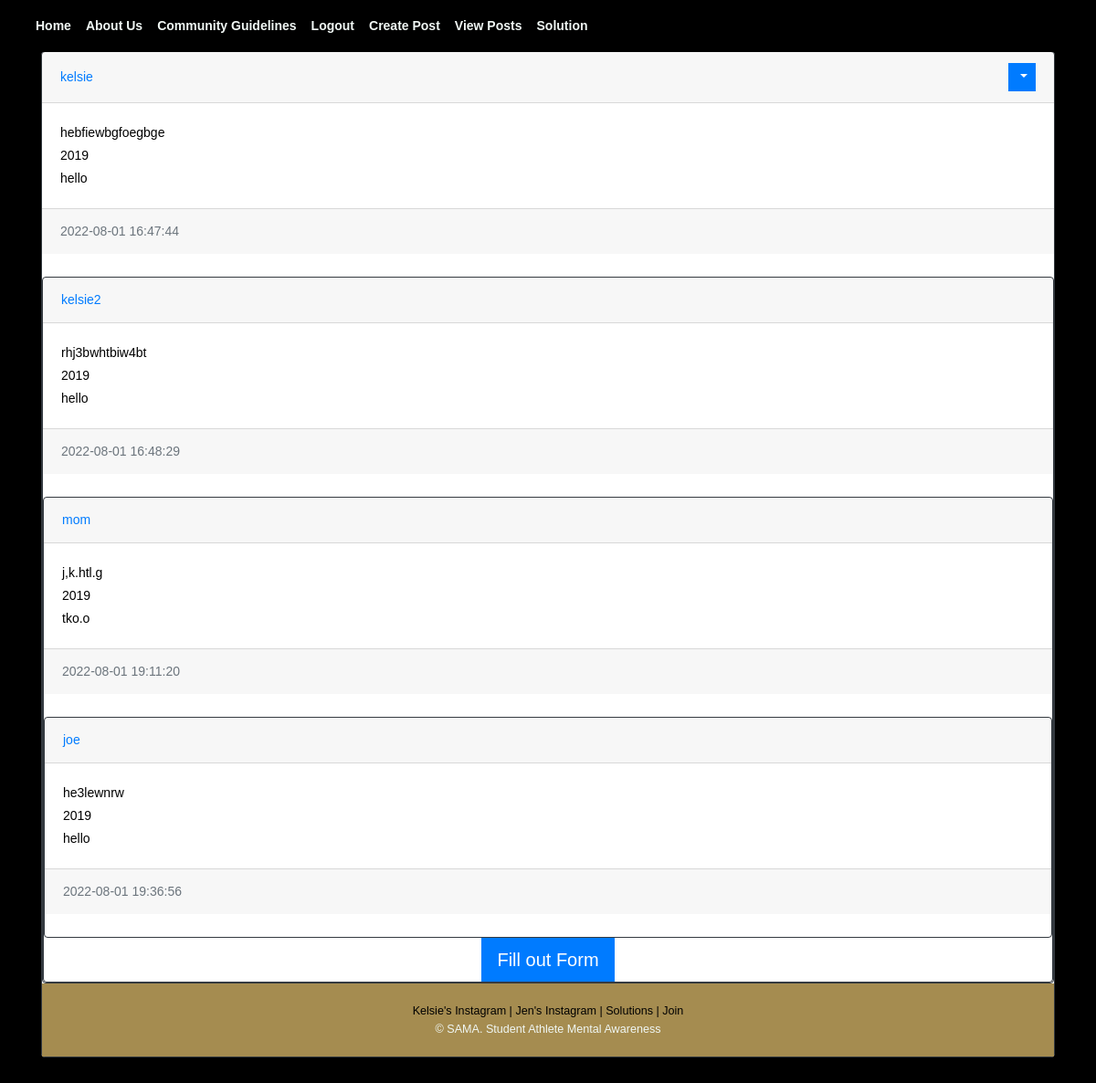
Before: /view_posts/ (signed in) with the older database file.
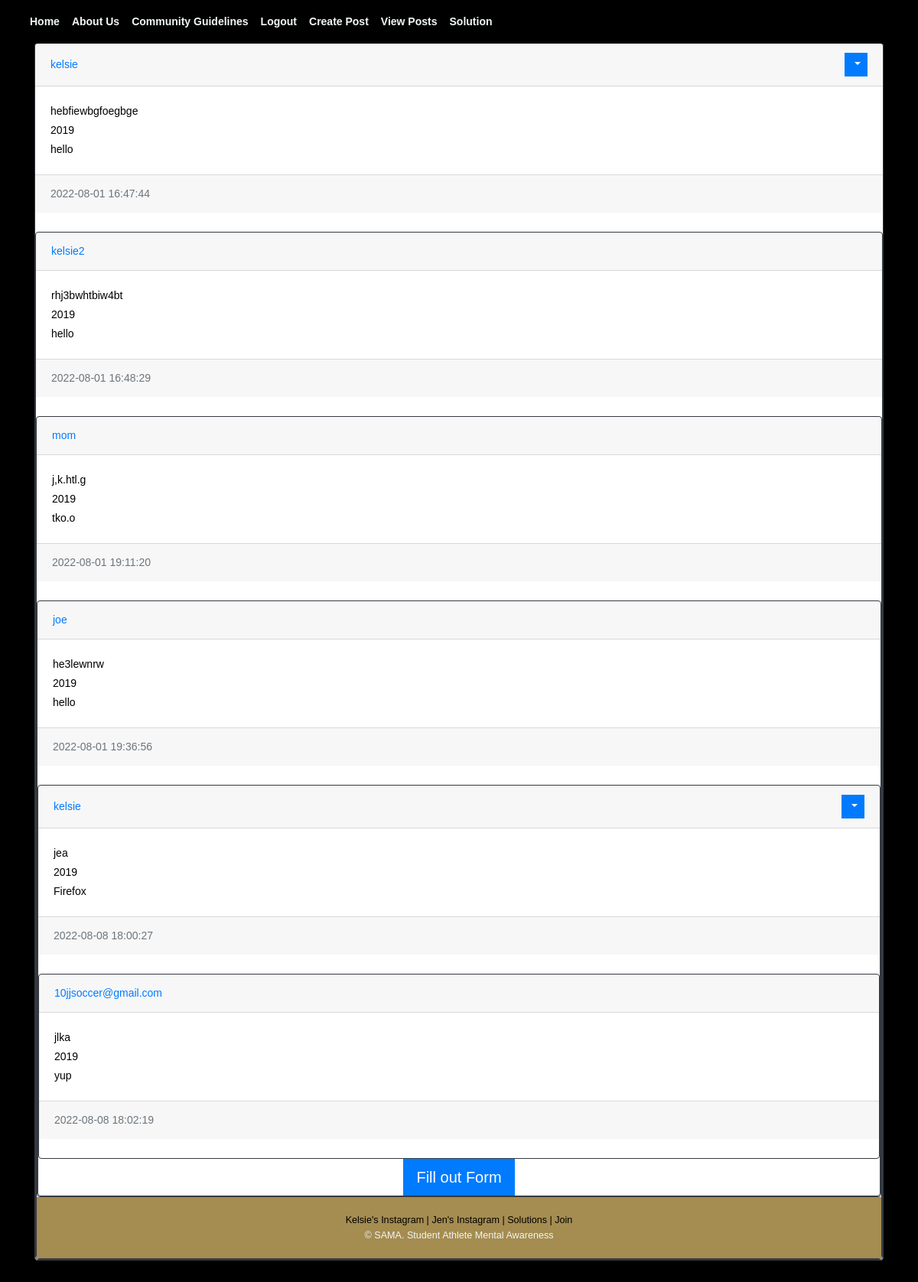
After: the same page with the newer database file.
### website/models.py (models this page shows)
class Post(db.Model):
    id = db.Column(db.Integer, primary_key=True)
    text = db.Column(db.Text, nullable=False)
    categ = db.Column(db.Text, nullable=True)
    browser = db.Column(db.Text, nullable=True)
    date_created = db.Column(db.DateTime(timezone=True), default=func.now())
    author = db.Column(db.Integer, db.ForeignKey('user.id', ondelete="CASCADE"), nullable=False)

class User(db.Model, UserMixin):
    id = db.Column(db.Integer, primary_key=True)
    email = db.Column(db.String(150), unique=True)
    username = db.Column(db.String(150), unique=True)
    password = db.Column(db.String(150))
    date_created = db.Column(db.DateTime(timezone=True), default=func.now())
    posts = db.relationship('Post', backref='user', passive_deletes=True)

### website/views.py (the view)
@views.route("/view_posts/", methods = ["GET"])
@login_required
def view_posts():
    posts = Post.query.all()
    return render_template("view_posts.html", user=current_user, posts=posts)

### website/__init__.py (called while the page is built)
def create_app():
    app = Flask(__name__)
    app.config['SECRET_KEY'] = "helloworld"
    app.config['SQLALCHEMY_DATABASE_URI'] = f'sqlite:///{DB_NAME}'
    db.init_app(app)
    from .views import views
    from .auth import auth
    app.register_blueprint(views, url_prefix="/")
    app.register_blueprint(auth, url_prefix="/")
    from .models import User, Post
    create_database(app)
    login_manager = LoginManager()
    login_manager.login_view = "auth.login"
    login_manager.init_app(app)
    @login_manager.user_loader
    def load_user(id):
        return User.query.get(int(id))
    return app

### website/templates/view_posts.html (shortened to what this page needs)
{% extends "posts_div.html" %} {% block title %}View Posts
    <link rel="stylesheet" href="{{ url_for('static', filename='plugins/bootstrap/bootstrap.min.css') }}">
    <link rel="stylesheet" href="{{ url_for('static', filename='plugins/owl-carousel/owl.carousel.css') }}">
    <link rel="stylesheet" href="{{ url_for('static', filename='plugins/magnific-popup/magnific-popup.css') }}">
    <link rel="stylesheet" href="{{ url_for('static', filename='styles/style.css') }}">
</head>
{% endblock %}

### website/templates/posts_div.html (shortened to what this page needs)
{% extends "base.html" %} {% block title %}Home{% endblock %} {% block content
%}
<h1 align="center">{% block header %}Posts{% endblock %}</h1>
<div id="posts">
    {% for post in posts %}
    <div class="card border-dark">
        <div class="card-header d-flex justify-content-between align-items-center">
            <a href="/posts/{{post.user.username}}">{{post.user.username}}</a>
            {% if user.id == post.author %}
            <div class=""btn-group>
                <button type="button" class="btn btn-sm btn-primary dropdown-toggle" data-bs-toggle="dropdown">
                </button>
            </div>
            {% endif %}
        </div>
        <div class="card-body">
            <div class="card-text">{{post.text}}</div>
            <div class="card-text">{{post.categ}}</div>
            <div class="card-text">{{post.browser}}</div>
        </div>
        <div class="card-footer text-muted">
            {{post.date_created}}
        </div>
        <br/>
    {% endfor %}
    </div>
    {% block footer %}
<div align="center">
    <a href="/create-post">
        <button type="button" class="btn btn-primary btn-lg">
            Fill out Form
        </button></a>
</div>
</div>
{% endblock %} {% endblock %}

Changed rows visible on the page:
added Post: user.username "kelsie", text "jea", categ "2019", browser "Firefox", date_created "2022-08-08 18:00:27"
added Post: user.username "10jjsoccer@gmail.com", text "jlka", categ "2019", browser "yup", date_created "2022-08-08 18:02:19"
